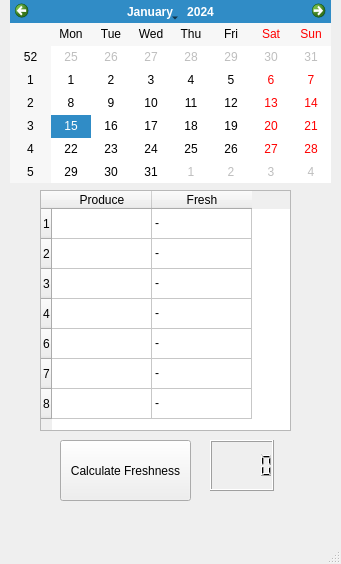
<?xml version="1.0" encoding="UTF-8"?>
<ui version="4.0">
 <class>MainWindow</class>
 <widget class="QMainWindow" name="MainWindow">
  <property name="geometry">
   <rect>
    <x>0</x>
    <y>0</y>
    <width>341</width>
    <height>564</height>
   </rect>
  </property>
  <property name="windowTitle">
   <string>MainWindow</string>
  </property>
  <widget class="QWidget" name="centralwidget">
   <widget class="QPushButton" name="pushButton">
    <property name="geometry">
     <rect>
      <x>60</x>
      <y>440</y>
      <width>131</width>
      <height>61</height>
     </rect>
    </property>
    <property name="text">
     <string>Calculate Freshness</string>
    </property>
   </widget>
   <widget class="QLCDNumber" name="lcdNumber">
    <property name="geometry">
     <rect>
      <x>210</x>
      <y>440</y>
      <width>64</width>
      <height>51</height>
     </rect>
    </property>
   </widget>
   <widget class="QCalendarWidget" name="calendarWidget">
    <property name="geometry">
     <rect>
      <x>10</x>
      <y>0</y>
      <width>321</width>
      <height>183</height>
     </rect>
    </property>
   </widget>
   <widget class="QTableWidget" name="tableWidget">
    <property name="geometry">
     <rect>
      <x>40</x>
      <y>190</y>
      <width>251</width>
      <height>241</height>
     </rect>
    </property>
    <row>
     <property name="text">
      <string>1</string>
     </property>
    </row>
    <row>
     <property name="text">
      <string>2</string>
     </property>
    </row>
    <row>
     <property name="text">
      <string>3</string>
     </property>
    </row>
    <row>
     <property name="text">
      <string>4</string>
     </property>
    </row>
    <row>
     <property name="text">
      <string>6</string>
     </property>
    </row>
    <row>
     <property name="text">
      <string>7</string>
     </property>
    </row>
    <row>
     <property name="text">
      <string>8</string>
     </property>
    </row>
    <column>
     <property name="text">
      <string>Produce</string>
     </property>
    </column>
    <column>
     <property name="text">
      <string>Fresh</string>
     </property>
    </column>
    <item row="0" column="1">
     <property name="text">
      <string>-</string>
     </property>
    </item>
    <item row="1" column="1">
     <property name="text">
      <string>-</string>
     </property>
    </item>
    <item row="2" column="1">
     <property name="text">
      <string>-</string>
     </property>
    </item>
    <item row="3" column="1">
     <property name="text">
      <string>-</string>
     </property>
    </item>
    <item row="4" column="1">
     <property name="text">
      <string>-</string>
     </property>
    </item>
    <item row="5" column="1">
     <property name="text">
      <string>-</string>
     </property>
    </item>
    <item row="6" column="1">
     <property name="text">
      <string>-</string>
     </property>
    </item>
   </widget>
  </widget>
  <widget class="QMenuBar" name="menubar">
   <property name="geometry">
    <rect>
     <x>0</x>
     <y>0</y>
     <width>341</width>
     <height>21</height>
    </rect>
   </property>
  </widget>
  <widget class="QStatusBar" name="statusbar"/>
 </widget>
 <resources/>
 <connections/>
</ui>
